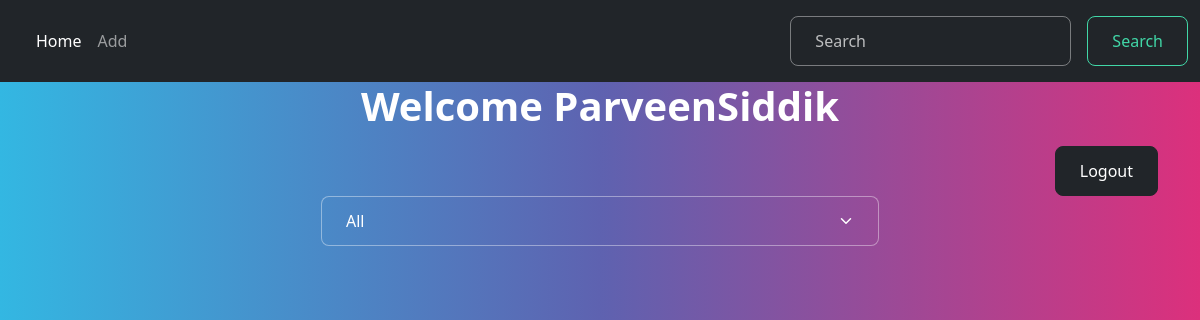
The app's page /task/list/ (signed in), older data.
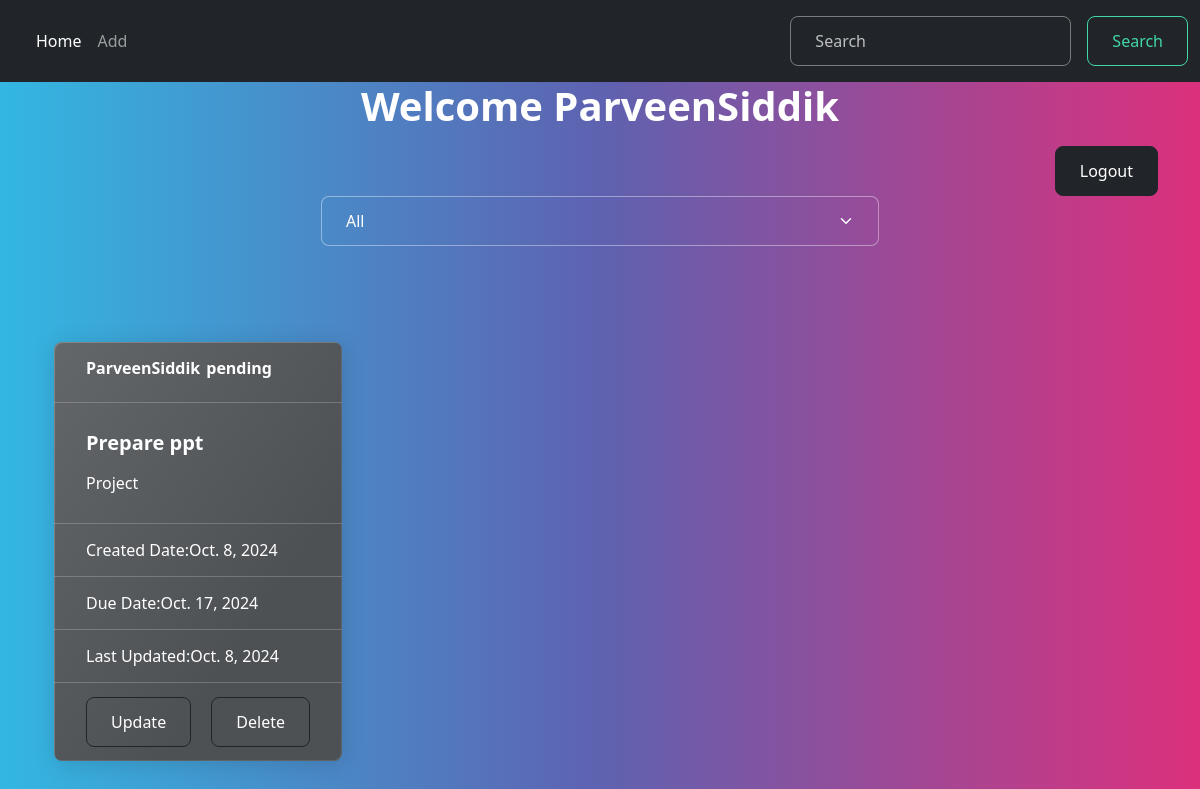
The same page, newer data.
### myapp/models.py (models this page shows, shortened)
class Task(models.Model):
    title=models.CharField(max_length=200)
    description=models.CharField(max_length=200)
    created_date=models.DateTimeField(auto_now_add=True)
    due_date=models.DateTimeField(null=True)
    updated_date=models.DateTimeField(auto_now=True)
    category_choices=(
        ("personal","personal"),
        ("business","business")
    )
    category=models.CharField(max_length=200,choices=category_choices,default="personal")
    status_choices=(
        ("pending","pending"),
        ("in-progress","in-progress"),
        ("done","done")
        )
    status=models.CharField(max_length=200,choices=status_choices,default="pending")
    user=models.ForeignKey(User,on_delete=models.CASCADE)

### myapp/views.py (the view)
# urls.py: path('task/list/',views.TaskListView.as_view(),name="task_list"),
@method_decorator(decs,name="dispatch")
class TaskListView(View):
    def get(self,request,*args,**kwargs):
        search_text=request.GET.get("search_text")
        selected_category=request.GET.get("category","all")
        if selected_category=="all":
            qs=Task.objects.filter(user=request.user)
        else:
            qs=Task.objects.filter(category=selected_category,user=request.user)
        if search_text!=None:
            qs=Task.objects.filter(user=request.user)
            qs=Task.objects.filter(Q(title_icontains=search_text)|Q(description_icontains=search_text))
        return render(request,"task_list.html",{"tasks":qs,"selected":selected_category})

### myapp/Templates/task_list.html (shortened to what this page needs)
{%extends 'base.html'%}
{%block main_block%}
<div class="container">
    <div><h1><center>Welcome {{request.user}}</center></h1>
        <div class="d-flex justify-content-end"><a href="{%url 'logout'%}" class="btn btn-dark">Logout</a></div></div>
 <div class="w-50 mx-auto">
   <form action="">
    <select name="category" id="" class="form-select" onchange="this.form.submit()">
    <option value="all" {%if selected == "all"%}selected{%endif%}>All</option>
    </select>
</div>
<div class="container mt-5">
    <div class="row">
{%for t in tasks%}
<div class="col-4">
    <div class="card text-bg-dark mb-3" style="max-width: 18rem;">
        <div class="card-header d-flex justify-content-between">
            <div> {{t.user}}</div>
            <div>{{t.status}}</div>
        </div>
        <div class="card-body">
            <h5 class="card-title">{{t.title}}</h5>
            <p class="card-text">{{t.description}}</p>
        </div>
        <div class="card-footer text-body-white d-flex justify-content-between">
            Created Date:{{t.created_date|date}}
            </div>
            <div class="card-footer text-body-white d-flex justify-content-between">
           Due Date:{{t.due_date|date}}
        </div>
        <div class="card-footer text-body-white d-flex justify-content-between">
            Last Updated:{{t.updated_date|date}}
        </div>
        <div class="card-footer text-body-white d-flex justify-content-between">
            <a class="btn btn-dark bg-secondary" href="{%url 'task_update' t.id%}" role="button">Update</a>
            <a class="btn btn-dark bg-secondary" href="{%url 'task_delete' t.id%}" role="button">Delete</a>
        </div>
    </div>
</div>
{%endfor%}
</div>
</div>
{%endblock%}

### myapp/Templates/base.html (shortened to what this page needs)
<!DOCTYPE html>
{%load static%}
<html lang="en">
<head>
    <link rel="stylesheet" href="{%static 'css/bootstrap.min.css'%}">
</head>
<body>
     <nav class="navbar navbar-expand-lg navbar-dark bg-dark">
        <div class="container-fluid">
          <div class="collapse navbar-collapse" id="navbarSupportedContent">
            <ul class="navbar-nav me-auto mb-2 mb-lg-0">
              <li class="nav-item">
                <a class="nav-link active" aria-current="page" href="{%url 'task_list'%}">Home</a>
              </li>
              <li class="nav-item">
                <a class="nav-link" href="{%url 'task_add'%}">Add</a>
              </li>
            </ul>
            <form class="d-flex">
              <input class="form-control me-2" type="search" placeholder="Search" aria-label="Search">
              <button class="btn btn-outline-success" type="submit">Search</button>
            </form>
          </div>
        </div>
      </nav>
      {%block main_block%}
      {%endblock%}
</body>
</html>

Row changes from the older to the newer data that the page shows:
added Task: user "ParveenSiddik", status "pending", title "Prepare ppt", description "Project", created_date "Oct. 8, 2024", due_date "Oct. 17, 2024", updated_date "Oct. 8, 2024"
